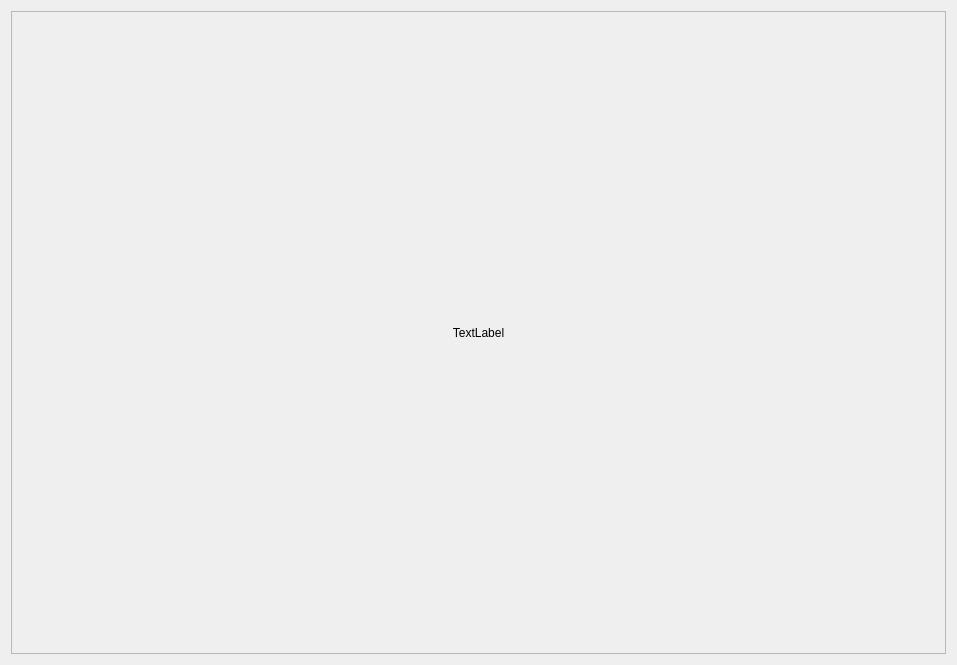
<?xml version="1.0" encoding="UTF-8"?>
<ui version="4.0">
 <class>Laplacian_Operatorclass</class>
 <widget class="QWidget" name="Laplacian_Operatorclass">
  <property name="geometry">
   <rect>
    <x>0</x>
    <y>0</y>
    <width>957</width>
    <height>665</height>
   </rect>
  </property>
  <property name="windowTitle">
   <string>Laplacian_Operatorclass</string>
  </property>
  <layout class="QGridLayout" name="gridLayout">
   <item row="0" column="0">
    <widget class="QScrollArea" name="scrollArea">
     <property name="widgetResizable">
      <bool>true</bool>
     </property>
     <widget class="QWidget" name="scrollAreaWidgetContents">
      <property name="geometry">
       <rect>
        <x>0</x>
        <y>0</y>
        <width>933</width>
        <height>641</height>
       </rect>
      </property>
      <layout class="QGridLayout" name="gridLayout_2">
       <item row="0" column="0">
        <widget class="QLabel" name="label">
         <property name="text">
          <string>TextLabel</string>
         </property>
         <property name="alignment">
          <set>Qt::AlignCenter</set>
         </property>
        </widget>
       </item>
      </layout>
     </widget>
    </widget>
   </item>
  </layout>
 </widget>
 <layoutdefault spacing="6" margin="11"/>
 <resources/>
 <connections/>
</ui>
